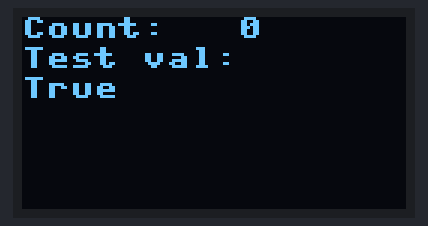
The program below on a simulated ESP32 board running MicroPython. Parts: 128×64 one-colour display. Library files of the repository ran but are not shown: sh1106.py.

Above: at 0.3 s.

The program:

main.py
```python
from machine import Pin, SoftI2C
import sh1106
import time
import uctypes

i2c = SoftI2C(scl=Pin(22), sda=Pin(21), freq=100000)
display = sh1106.SH1106_I2C(128, 64, i2c, None, 0x3c)
display.sleep(False)
display.fill(0)

lineHeight = 10

data = 0b01100100

data_msg_Type = (data & 0b11100000) >> 5

msg_type = const(0b011)
msgTokenID = const(0b00010)

test_val = (data_msg_Type == msg_type)

# Display a counter and increment every second (remember to update display)
n = 0
while True:
    display.fill(0)
    display.text('Count:   %d' % (n), 0, 0, 1)
    display.text('Test val:', 0, lineHeight, 1)
    display.text(str(test_val), 0, lineHeight * 2, 1)
    display.show()
    time.sleep(1)
```
